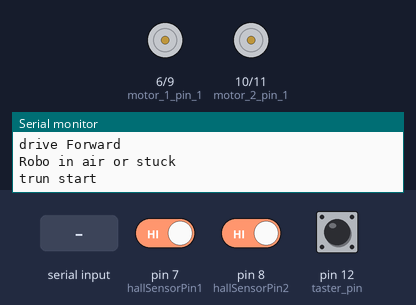
Simulated run of this sketch. Board: Arduino Uno, built with avr-gcc and run on an emulated ATmega328P. Shown: motor-driver pin pairs drawn as motors (green arrow = first pin HIGH = forward, orange = second pin HIGH = backward, longer = more drive), the last lines printed to the serial monitor. The inputs (shaded band) are chosen by the test bench; at power-on: pin 7 (hallSensorPin1) HIGH, pin 8 (hallSensorPin2) HIGH, pin 12 (taster_pin) LOW. Random numbers use the default seed unless the sketch sets one.

Above: at 1.2 s.
1.3 s: "I" received over the second serial link
At 2.9 s:
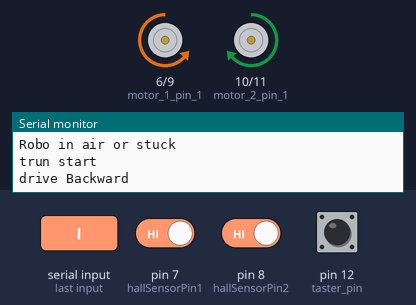
4.3 s: "H" received over the second serial link
At 5.6 s:
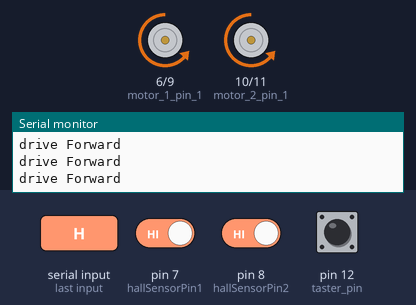
7.3 s: "J" received over the second serial link
10.3 s: "90,45\n" received over the second serial link
At 13.1 s:
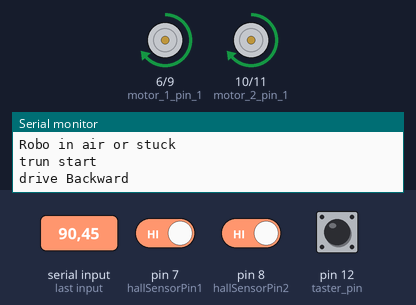
13.3 s: "G90\n" received over the second serial link
At 14.3 s:
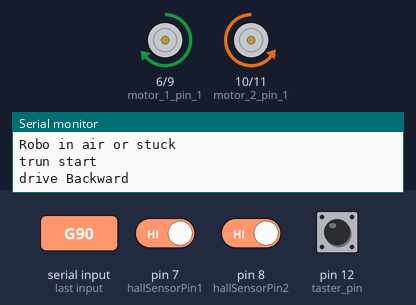
16.3 s: "5\n" received over the second serial link
Timing chart, 0 to 20.3 s (numbered marks = the images above; inputs shaded):
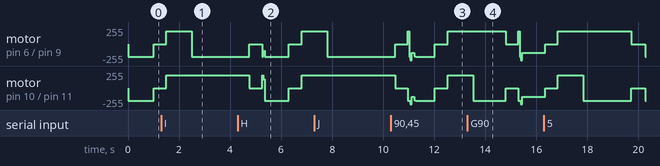

The sketch:

auto_manuel_control.ino
```cpp
#include <SoftwareSerial.h>

//Motor 1
const int motor_1_pin_1 = 6;
const int motor_1_pin_2 = 9;
//Motor 2
const int motor_2_pin_1 = 10;
const int motor_2_pin_2 = 11;

// Motor Hall Sensors
const int hallSensorPin1 = 7;  // Analog pin for Hall sensor 1
const int hallSensorPin2 = 8;  // Analog pin for Hall sensor 2
int count_hall_sensor1 = 0;
int count_hall_sensor2 = 0;
bool safed_hall_sensor_state1 = false;
bool safed_hall_sensor_state2 = false;

//Auto Taster
const int taster_pin = 12;
int count_taster_state = 0;

//Bluetooth
SoftwareSerial hc06(2, 3);
char var;

//Vari
int speed = 25.5 * 7;  // speed from 0-10, defautl is 5 // 0..255
int speed_manual_setting = 0;
bool m_auto = true;


void setup() {
  //Motor 1
  pinMode(motor_1_pin_1, OUTPUT);
  pinMode(motor_1_pin_2, OUTPUT);
  //Motor 2
  pinMode(motor_2_pin_1, OUTPUT);
  pinMode(motor_2_pin_2, OUTPUT);
  // Auto Taster
  pinMode(taster_pin, INPUT);
  // Motor hall Sensors
  pinMode(hallSensorPin1, INPUT);
  pinMode(hallSensorPin2, INPUT);
  //Bluetooth
  hc06.begin(9600);
  //help
  Serial.begin(9600);  //serieller Monitor wird gestartet, Baudrate auf 9600 festgelegt
}

void loop() {
  if (m_auto) {

    // motor 1 might stuck
    bool current_sensor_state1 = digitalRead(hallSensorPin1) == LOW;
    if (current_sensor_state1 == safed_hall_sensor_state1) {
      count_hall_sensor1 = count_hall_sensor1 + 1;
    } else {
      count_hall_sensor1 = 0;
      safed_hall_sensor_state1 = current_sensor_state1;
    }
    // motor 2 might stuck
    bool current_sensor_state2 = digitalRead(hallSensorPin2) == LOW;
    if (current_sensor_state2 == safed_hall_sensor_state1) {
      count_hall_sensor2 = count_hall_sensor2 + 1;
    } else {
      count_hall_sensor2 = 0;
      safed_hall_sensor_state2 = current_sensor_state2;
    }
    // Robo might in air
    if (digitalRead(taster_pin) == HIGH) {
      count_taster_state = count_taster_state + 1;  // taster have to be high for 6 times befor we take action
      if (2 < count_taster_state < 6) {
        speed = 100;  // slow down
      }
    } else {
      count_taster_state = 0;
    }

    // Robo REALY in air or stuck
    if (count_taster_state > 6 || (count_hall_sensor1 > 20) || (count_hall_sensor2 > 20)) {
      Serial.println("Robo in air or stuck");
      speed = 190;  // turn speed
      TurnDirection();
      count_taster_state = 0;
      count_hall_sensor1 = 0;
      count_hall_sensor2 = 0;
    } else {
      if (speed_manual_setting > 0) {
        speed = speed_manual_setting;
      } else {
        speed = 190;
      }
      Forward('F');
    }
  }

  //New Bluetooth Signal
  if (hc06.available()) {  // turn true as soon as an value is send
    //Serial.println("hc06.available: true");
    var = hc06.read();
    Serial.println(var);
    if (isdigit(var)) {
      int intVar = atoi(&var);
      speed = 128 + (13 * intVar);  //128 = minimum speed, 13 = 128/10 stepsiez, 255 = max speed, var: 0-10
      speed_manual_setting = 128 + (13 * intVar);
      Serial.println(speed);
    } else if (var == 'q') {
      speed = 255;
      speed_manual_setting = 255;
    } else if (var == 'X') {
      m_auto = false;
      Serial.println("Bluetooth Mode");
      Stop();
    } else if (var == 'x') {
      m_auto = true;
      Serial.println("auto Mode");
    } else if (var == 'F' or var == 'G' or var == 'I') {
      Forward(var);
    } else if (var == 'B' or var == 'H' or var == 'J') {
      Backward(var);
    } else if (var == 'L') {
      TurnLeft();
    } else if (var == 'R') {
      TurnRight();
    } else if (var == 'S') {
      Stop();
    }
  }
  delay(50);
}

void Forward(char direct) {
  Serial.println("drive Forward");
  if (direct == 'G') {
    analogWrite(motor_1_pin_1, 100);  // need to be at least 100 otherwise the motor stops
    analogWrite(motor_1_pin_2, 0);
    analogWrite(motor_2_pin_1, 0);
    analogWrite(motor_2_pin_2, speed * 0.7);
  } else if (direct == 'I') {
    analogWrite(motor_1_pin_1, 0);
    analogWrite(motor_1_pin_2, speed * 0.7);
    analogWrite(motor_2_pin_1, 100);
    analogWrite(motor_2_pin_2, 0);
  } else {
    analogWrite(motor_1_pin_1, 0);
    analogWrite(motor_1_pin_2, speed);
    analogWrite(motor_2_pin_1, 0);
    analogWrite(motor_2_pin_2, speed);
  }
}

void Backward(char direct) {
  Serial.println("drive Backward");
  if (direct == 'H') {
    analogWrite(motor_1_pin_1, 0);
    analogWrite(motor_1_pin_2, 100);
    analogWrite(motor_2_pin_1, speed * 0.7);
    analogWrite(motor_2_pin_2, 0);
  } else if (direct == 'J') {
    analogWrite(motor_1_pin_1, speed * 0.7);
    analogWrite(motor_1_pin_2, 0);
    analogWrite(motor_2_pin_1, 0);
    analogWrite(motor_2_pin_2, 100);
  } else {
    analogWrite(motor_1_pin_1, speed);
    analogWrite(motor_1_pin_2, 0);
    analogWrite(motor_2_pin_1, speed);
    analogWrite(motor_2_pin_2, 0);
  }
}

void TurnDirection() {
  Serial.println("trun start");
  Stop();
  delay(500);
  Backward('B');
  delay(1000);
  if (random(0, 2) == 1) {
    TurnRight();
  } else {
    TurnLeft();
  }
  delay(random(1000, 4000));
  Stop();
  delay(500);
  Serial.println("trun stop");
}

void TurnLeft() {
  analogWrite(motor_1_pin_1, speed);
  analogWrite(motor_1_pin_2, 0);
  analogWrite(motor_2_pin_1, 0);
  analogWrite(motor_2_pin_2, speed);
}

void TurnRight() {
  analogWrite(motor_1_pin_1, 0);
  analogWrite(motor_1_pin_2, speed);
  analogWrite(motor_2_pin_1, speed);
  analogWrite(motor_2_pin_2, 0);
}

void Stop() {
  analogWrite(motor_1_pin_1, 0);
  analogWrite(motor_1_pin_2, 0);
  analogWrite(motor_2_pin_1, 0);
  analogWrite(motor_2_pin_2, 0);
}
```
